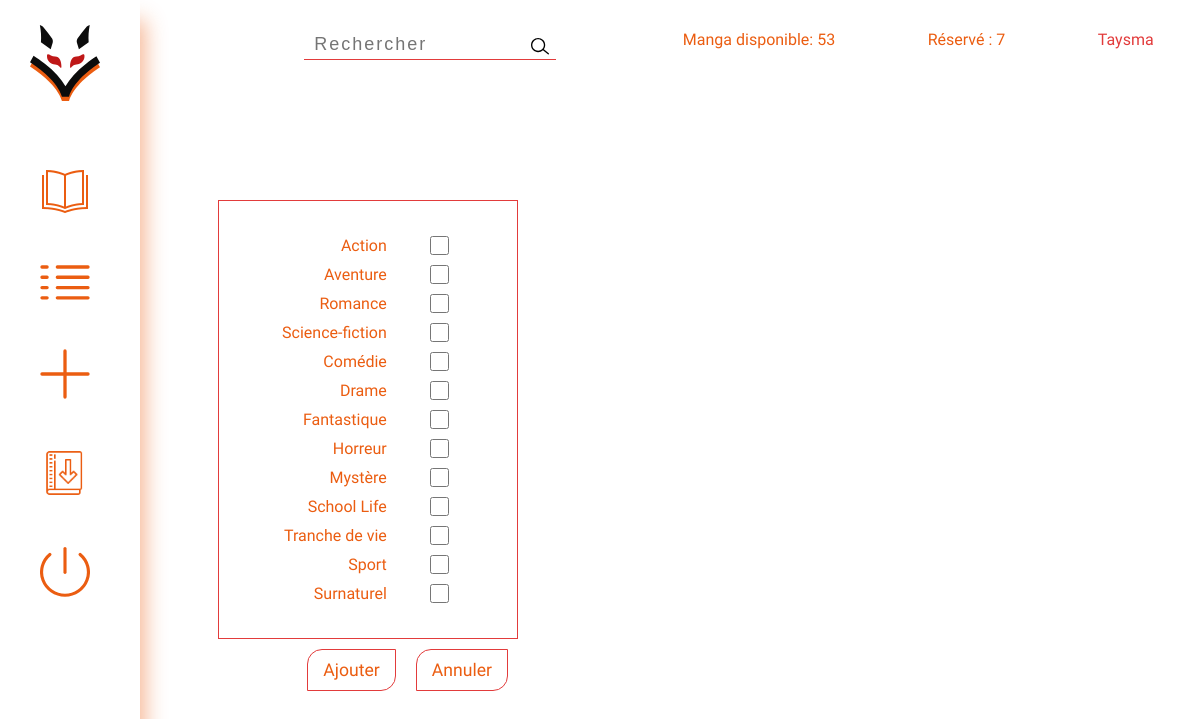
/admin/add-category.php (signed in), run on the app's committed database.
### tables this page shows
CREATE TABLE IF NOT EXISTS `user` (
  `id` int(11) NOT NULL AUTO_INCREMENT,
  `role` varchar(50) NOT NULL,
  `pseudo` varchar(30) NOT NULL,
  `password` varchar(150) NOT NULL,
  `mail` varchar(100) NOT NULL,
  PRIMARY KEY (`id`)
);

CREATE TABLE IF NOT EXISTS `category` (
  `id` int(11) NOT NULL AUTO_INCREMENT,
  `name` varchar(50) NOT NULL,
  `slug` varchar(50) NOT NULL,
  PRIMARY KEY (`id`)
);

### admin/add-category.php (the view, shortened to what this page needs)
<?php
include_once '../connexion.php';
include_once './header-admin.php';
$sql = "SELECT `id`,`name`,`slug` FROM `category`";
$req = $db->query($sql);
?>
<section class="new-post row-limit-size">
    <form action="#" method="POST">
        <fieldset class="cat-info">
            <?php while ($category = $req->fetch(PDO::FETCH_ASSOC)) { ?>
                <label for="<?= $category['slug'] ?>"><?= $category['name'] ?></label>
                <input type="checkbox" id="<?= $category['slug'] ?>" name="check_list[]" value="<?= $category['id'] ?>">
            <?php } ?>
        </fieldset>
        <a href="./list.php" class="annuler">Annuler</a>
        <input type="submit" name="submit" value="Ajouter">
    </form>
</section>
</main>
</body>
</html>

### admin/header-admin.php (shortened to what this page needs)
<?php require_once '../connexion.php'; ?>
<!DOCTYPE html>
<html lang="en">
<head>
    <link rel="stylesheet" href="../asset/css/style-header-admin.css">
</head>
<body>
    <header>
        <a id=burger href="#">
            <img id="logo" src="../asset/img/icon/Logo.svg" alt="kitsuthèque-logo">
        </a>
        <nav id="main-menu">
            <ul>
                <li class="menu"><a href="../catalogue.php"><img src="../asset/img/icon/icons8-livre-ouvert-50.png" alt="catalogue"></a></li>
                <li class="menu"><a href="./list.php"><img src="../asset/img/icon/🦆 icon _view list_.svg" alt="liste"></a></li>
                <li class="menu"><a href="./new-post.php"><img src="../asset/img/icon/🦆 icon _plus_.svg" alt="Ajouté un manga"></a></li>
                <li class="menu"><a href="./loan.php"><img src="../asset/img/icon/icons8-emprunter-un-livre-64 1.svg" alt="gestion des utilisateurs"></a></li>
                <li class="menu"><a href="../model/deconnexion.php"><img src="../asset/img/icon/icone_deconnexion.svg" alt="Se déconnecter"></a></li>
            </ul>
        </nav>
    </header>
    <main>
        <section id="admin-search-bar" class="row-limit-size">
            <div>
                <form action="./research-list.php" method="GET">
                    <input type="search" placeholder="Rechercher" name="search" class="search-admin">
                    <button type="submit" name="research" value="rechercher..." class="search-admin">
                        <img src="../asset/img/icon/icon_search_bar.svg" alt="icon loupe">
                    </button>
                </form>
                <span>Manga disponible:
                    <?php
                    $req = $db->query("SELECT COUNT(`id`) AS `nbManga` FROM `manga`");
                    $resultManga = $req->fetch(PDO::FETCH_ASSOC);
                    $req2 = $db->query("SELECT COUNT(`id`) AS `nbLoan` FROM `loan`");
                    $resultLoan = $req2->fetch(PDO::FETCH_ASSOC);
                    ?>
                    <?= $total = $resultManga['nbManga'] - $resultLoan['nbLoan'] ?>
                </span>
                <span>Réservé :
                    <?php
                    $sql2 = "SELECT COUNT(`available`) AS `reserved` FROM `loan`";
                    $req2 = $db->query($sql2);
                    $reserved = $req2->fetch(PDO::FETCH_ASSOC)
                    ?>
                    <?= $reserved['reserved'] ?>
                </span>
                <span>
                    <?php
                    $id = $_SESSION['id-user'];
                    $sql3 = "SELECT `pseudo` FROM `user`WHERE `id`=$id";
                    $req3 = $db->query($sql3);
                    $pseudo = $req3->fetch(PDO::FETCH_ASSOC)
                    ?>
                    <?= ucfirst($pseudo['pseudo']) ?>
                </span>
            </div>
        </section>

### asset/css/style-header-admin.css (style rules this page uses)
a { text-decoration: none; }
li { list-style-type: none; }
.row-limit-size { max-width: 1200px; width: 100%; margin: 0 auto; }
header { box-shadow: 25px 0 20px -20px rgba(235, 93, 17, 0.45); width: 140px; height: 100vh; overflow: auto; position: fixed; top: 0px; float: left; background-color: #fff; }
header > a#burger { display: block; margin: 10px 0 0 15px; padding: 15px; line-height: 50px; }
header > a#burger > img#logo { width: 70px; }
header nav#main-menu { display: block; }
header nav#main-menu ul { list-style: none; }
header nav#main-menu ul li { margin: 15px auto; padding: 15px 0; width: 60px; }
header nav#main-menu ul .menu img { width: 50px; }
main { padding-left: 14%; }
main > section#admin-search-bar { margin: 0; position: sticky; top: 0; }
main > section#admin-search-bar > div { display: flex; justify-content: space-around; padding: 30px 0 30px 40px; height: 150px; background-color: #fff; }
@media screen and (min-width: 850px) { main > section#admin-search-bar > div { margin-left: 50px; margin-bottom: 50px; } }
main > section#admin-search-bar > div > form > input[type=search] { height: 30px; border: none; border-bottom: 1px solid #e23b3b; padding: 10px; font-size: 18px; letter-spacing: 2px; outline: 0; }
main > section#admin-search-bar > div > form > button { position: relative; z-index: 9999; top: 5px; left: -35px; width: 30px; border: none; background-color: #fff; cursor: pointer; }
main > section#admin-search-bar > div > form > button > img { width: 18px; }
main > section#admin-search-bar > div > span { font-family: "Carter One", cursive; color: #eb5d11; }
main > section#admin-search-bar > div > :last-child { color: #e23b3b; }
main > section.new-post > form { width: -moz-fit-content; width: fit-content; }
main > section.new-post > form > input[type=submit], main > section.new-post > form > input[type=reset], main > section.new-post > form > a { color: #eb5d11; font-family: "Carter One", cursive; border: 1px solid #e23b3b; border-radius: 15px 0 15px 0; cursor: pointer; background-color: #fff; padding: 10px 15px; margin: 10px; float: right; font-size: 1.1rem; }
main > section.new-post > form > fieldset.cat-info { margin-left: 50px; display: grid; grid-template-columns: 60% 40%; justify-content: center; width: 300px; padding: 30px; border: 1px solid #e23b3b; color: #eb5d11; font-family: "Carter One", cursive; background-color: #fff; }
main > section.new-post > form > fieldset.cat-info > label { justify-self: end; margin: 5px; }
main > section.new-post > form > fieldset.cat-info > input { margin: 5px; }

### data on the page
user: pseudo "Taysma"
category: name "Action"
category: name "Aventure"
category: name "Romance"
category: name "Science-fiction"
category: name "Comédie"
category: name "Drame"
category: name "Fantastique"
category: name "Horreur"
category: name "Mystère"
category: name "School Life"
category: name "Tranche de vie"
category: name "Sport"
category: name "Surnaturel"

### other printed values
$total = $resultManga['nbManga'] - $resultLoan['nbLoan'] "53"
$reserved['reserved'] "7"
